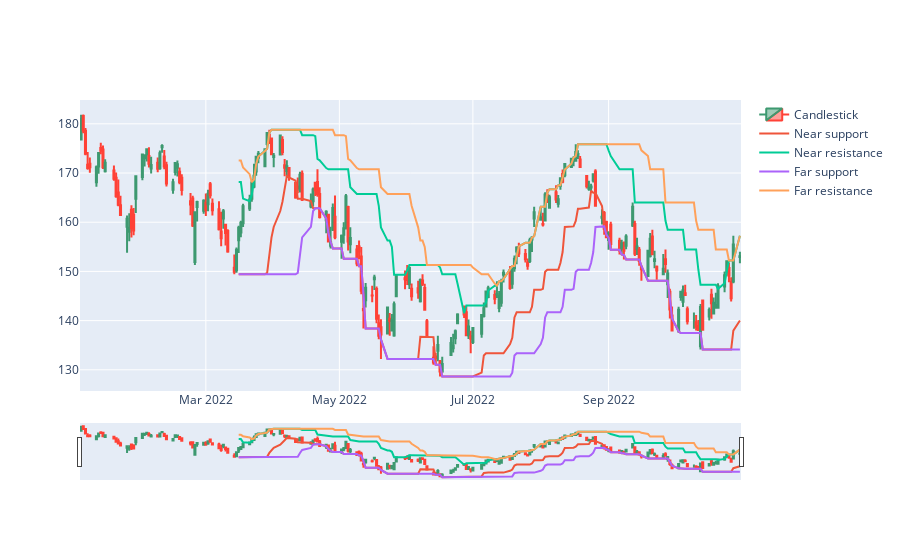

Notebook source saved alongside this figure:
### Code cell
algo.plot2(algo.fixed_feed)
algo.plot(algo.fixed_feed)

### Figure 1 — Plotly figure (JSON) as saved in the notebook; plotly's stock layout.template omitted (floating-point values rounded to 4 significant figures; data arrays with more than 128 entries replaced by an {"elided": "..."} marker saying what was removed)
{"data": [{"close": {"elided": "209 float values"}, "high": {"elided": "209 float values"}, "low": {"elided": "209 float values"}, "name": "Candlestick", "open": {"elided": "209 float values"}, "type": "candlestick", "x": {"elided": "209 str values"}}, {"name": "Near support", "type": "scatter", "x": {"elided": "209 str values"}, "y": {"elided": "209 float values"}}, {"name": "Near resistance", "type": "scatter", "x": {"elided": "209 str values"}, "y": {"elided": "209 float values"}}, {"name": "Far support", "type": "scatter", "x": {"elided": "209 str values"}, "y": {"elided": "209 float values"}}, {"name": "Far resistance", "type": "scatter", "x": {"elided": "209 str values"}, "y": {"elided": "209 float values"}}], "layout": {}}
